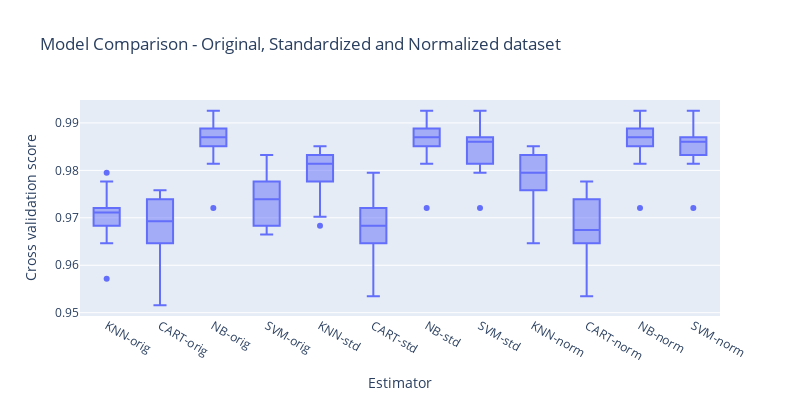

The notebook cell this image was saved under:
### Code cell
# Boxplot for model comparison
dict_models = {name: result for name, result in zip([model[0] for model in pipelines],results)}
df_models = pd.DataFrame(dict_models)
df_models = df_models.melt(var_name = 'Estimator', value_name='Cross validation score')

fig = px.box(df_models, x="Estimator",y="Cross validation score",
             title='Model Comparison - Original, Standardized and Normalized dataset')
fig.update_layout(width=800,height=400)
fig.show()

### Figure 1 — Plotly figure (JSON) as saved in the notebook; plotly's stock layout.template omitted (floating-point values rounded to 4 significant figures)
{"data": [{"alignmentgroup": "True", "hovertemplate": "Estimator=%{x}<br>Cross validation score=%{y}<extra></extra>", "legendgroup": "", "marker": {"color": "#636efa"}, "name": "", "notched": false, "offsetgroup": "", "orientation": "v", "showlegend": false, "type": "box", "x": ["KNN-orig", "KNN-orig", "KNN-orig", "KNN-orig", "KNN-orig", "KNN-orig", "KNN-orig", "KNN-orig", "KNN-orig", "KNN-orig", "CART-orig", "CART-orig", "CART-orig", "CART-orig", "CART-orig", "CART-orig", "CART-orig", "CART-orig", "CART-orig", "CART-orig", "NB-orig", "NB-orig", "NB-orig", "NB-orig", "NB-orig", "NB-orig", "NB-orig", "NB-orig", "NB-orig", "NB-orig", "SVM-orig", "SVM-orig", "SVM-orig", "SVM-orig", "SVM-orig", "SVM-orig", "SVM-orig", "SVM-orig", "SVM-orig", "SVM-orig", "KNN-std", "KNN-std", "KNN-std", "KNN-std", "KNN-std", "KNN-std", "KNN-std", "KNN-std", "KNN-std", "KNN-std", "CART-std", "CART-std", "CART-std", "CART-std", "CART-std", "CART-std", "CART-std", "CART-std", "CART-std", "CART-std", "NB-std", "NB-std", "NB-std", "NB-std", "NB-std", "NB-std", "NB-std", "NB-std", "NB-std", "NB-std", "SVM-std", "SVM-std", "SVM-std", "SVM-std", "SVM-std", "SVM-std", "SVM-std", "SVM-std", "SVM-std", "SVM-std", "KNN-norm", "KNN-norm", "KNN-norm", "KNN-norm", "KNN-norm", "KNN-norm", "KNN-norm", "KNN-norm", "KNN-norm", "KNN-norm", "CART-norm", "CART-norm", "CART-norm", "CART-norm", "CART-norm", "CART-norm", "CART-norm", "CART-norm", "CART-norm", "CART-norm", "NB-norm", "NB-norm", "NB-norm", "NB-norm", "NB-norm", "NB-norm", "NB-norm", "NB-norm", "NB-norm", "NB-norm", "SVM-norm", "SVM-norm", "SVM-norm", "SVM-norm", "SVM-norm", "SVM-norm", "SVM-norm", "SVM-norm", "SVM-norm", "SVM-norm"], "x0": " ", "xaxis": "x", "y": [0.9795, 0.9721, 0.9702, 0.9777, 0.9683, 0.9721, 0.9721, 0.9572, 0.9646, 0.9683, 0.9758, 0.9646, 0.9702, 0.9739, 0.9665, 0.9758, 0.9609, 0.9516, 0.9683, 0.9721, 0.9907, 0.987, 0.987, 0.9926, 0.987, 0.9888, 0.9851, 0.9721, 0.9814, 0.9851, 0.9832, 0.9758, 0.9683, 0.9832, 0.9721, 0.9758, 0.9777, 0.9683, 0.9665, 0.9665, 0.9832, 0.9814, 0.9851, 0.9851, 0.9702, 0.9814, 0.9795, 0.9683, 0.9777, 0.9814, 0.9795, 0.9665, 0.9702, 0.9721, 0.9683, 0.9758, 0.9609, 0.9534, 0.9646, 0.9683, 0.9907, 0.987, 0.987, 0.9926, 0.987, 0.9888, 0.9851, 0.9721, 0.9814, 0.9851, 0.9907, 0.9851, 0.987, 0.9926, 0.9814, 0.987, 0.987, 0.9721, 0.9795, 0.9851, 0.9832, 0.9795, 0.9851, 0.9832, 0.9739, 0.9795, 0.9795, 0.9646, 0.9758, 0.9814, 0.9777, 0.9646, 0.9683, 0.9758, 0.9665, 0.9739, 0.9646, 0.9534, 0.9609, 0.9721, 0.9907, 0.987, 0.987, 0.9926, 0.987, 0.9888, 0.9851, 0.9721, 0.9814, 0.9851, 0.9907, 0.9851, 0.987, 0.9926, 0.9832, 0.987, 0.987, 0.9721, 0.9814, 0.9851], "y0": " ", "yaxis": "y"}], "layout": {"boxmode": "group", "height": 400, "legend": {"tracegroupgap": 0}, "title": {"text": "Model Comparison - Original, Standardized and Normalized dataset"}, "width": 800, "xaxis": {"anchor": "y", "domain": [0, 1], "title": {"text": "Estimator"}}, "yaxis": {"anchor": "x", "domain": [0, 1], "title": {"text": "Cross validation score"}}}}
